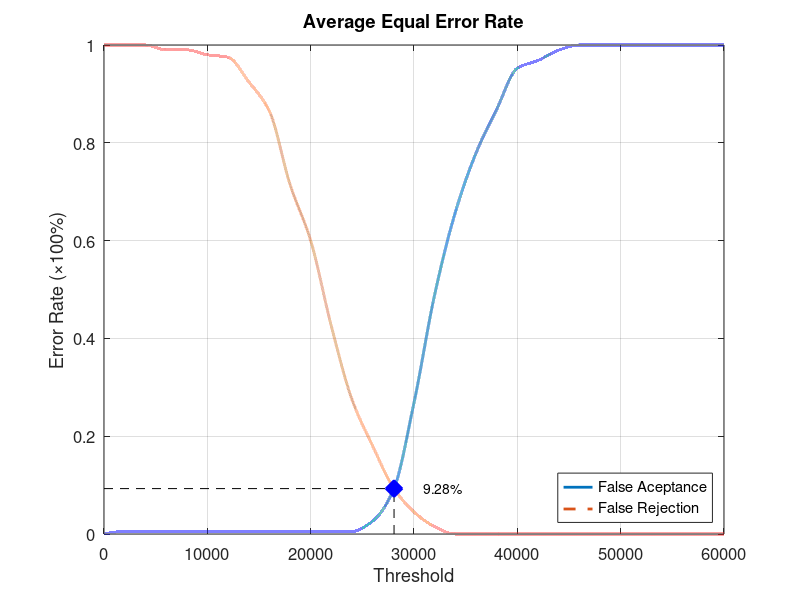
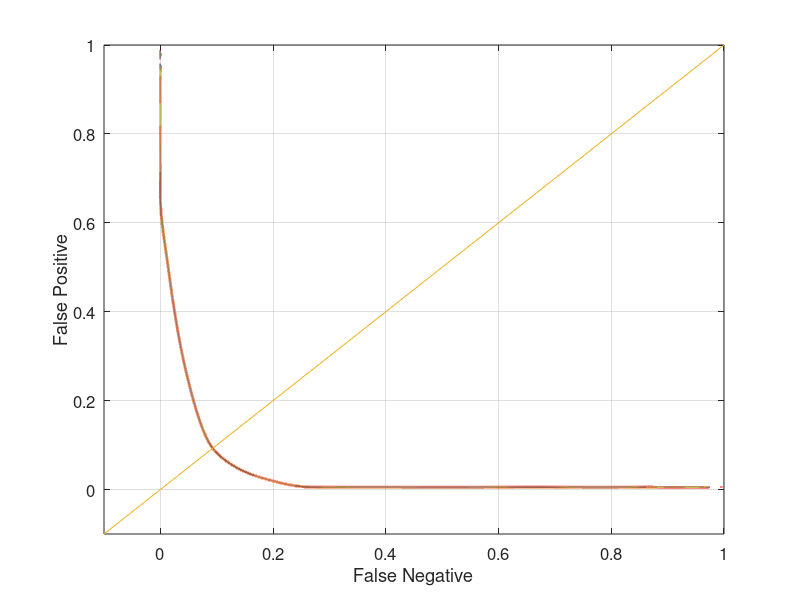

Source code (MATLAB) for these figures, in order:
function yEER = Database5_4
close all;
clear;
clc;
x = 0:2000:60000;
xq = 0:0.5:60000;

y0 = [0 0.00526316 0.00526316 0.00526316 0.00526316 0.00526316 0.00526316 0.00526316 0.00526316 0.00526316 0.00526316 0.00526316 0.00526316 0.0263158 0.0894737 0.268421 0.489474 0.657895 0.778947 0.868421 0.952632 0.968421 0.989474 1 1 1 1 1 1 1 1];
yy0 = interp1(x, y0, xq, 'pchip');
y1 = [1 1 1 0.99 0.99 0.98 0.975 0.925 0.865 0.715 0.6 0.425 0.275 0.18 0.095 0.045 0.015 0 0 0 0 0 0 0 0 0 0 0 0 0 0];
yy1 = interp1(x, y1, xq, 'pchip');

% Calculating EER: 
y2 = abs(y0 - y1);
find(y2 == min(y2))
yy2 = abs(yy0 - yy1);
xEER = find(yy2 == min(yy2));
xEERIndex = xq(xEER) % X-axis EER
yEER = yy0(xEER) % Y-axis EER

main = figure
plot(xq, yy0,'-','LineWidth', 2);	hold on
plot(xq, yy1,'--','LineWidth', 2);	hold on
plot([xEERIndex xEERIndex], [0 yEER], 'k--');	hold on
plot([0 xEERIndex], [yEER yEER], 'k--');	hold on
plot(xEERIndex, yEER, 'bx', 'LineWidth', 10);	hold on
text(xEERIndex + 10 * xEERIndex / 100, yEER, [num2str(round((10000 * yEER)) / 100) '%'])
legend('False Aceptance', 'False Rejection', 'Location', 'SouthEast')
xlabel('Threshold')
ylabel('Error Rate (\times100%)')
title('Average Equal Error Rate')
set(gca, 'FontSize', 12)
axis([0 60000 0 1])
grid on

print(main, 'Database5_4Main', '-dpng');
FNRxFPR = figure('Color', [1 1 1]);
plot(yy1, yy0, '-', yy1, yy0, 'LineWidth', 2);
hold on
y = -0.1:0.1:1
plot(y, y); 
set(gca, 'FontSize', 12)
xlabel('False Negative')
ylabel('False Positive')
axis([-0.1 1 -0.1 1])
set(gca, 'FontSize', 12)
grid on

print(FNRxFPR, 'Database5_4FNRxFPR','-dpng');
end
